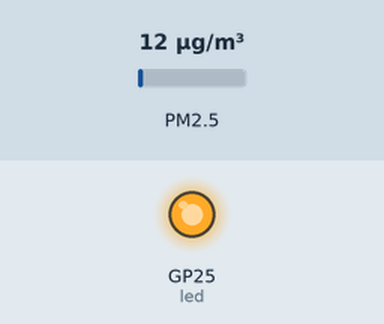
This program was run on a simulated Raspberry Pi Pico running CircuitPython. Parts: output pins drawn as LEDs (lit = HIGH). The inputs (shaded band) are chosen by the test bench; at power-on: PM2.5 12 µg/m³. WiFi joins after 1.5 s; values from a settings file that is not in the repository are placeholders; web requests get an empty 200 reply after 0.4 s; what the program prints to the serial console is not drawn.

Above: at 2.36 s.
At 33.6 s:
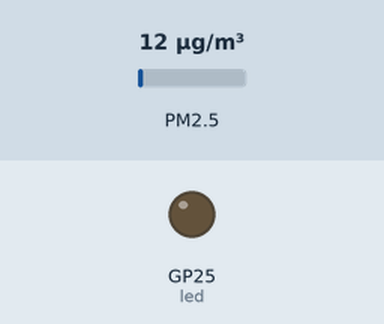
Timing chart, 0 to 83.3 s (numbered marks = the images above):
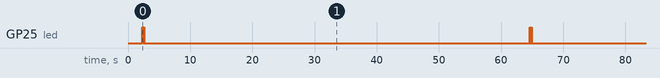

The program:

code.py
```python
"""
CircuitPython Version of Pico AQ Sensor
CircuitPython defaults to code.py
"""

import time
import board
import busio
import os
import ssl
import wifi
import socketpool
import microcontroller
import adafruit_requests
from digitalio import DigitalInOut, Direction, Pull
from adafruit_pm25.uart import PM25_UART
import ipaddress
import digitalio
import sys


# CircuitPython does not support enums at this time, using class to code errors
class Error:
    CONFIG_WIFI = 1
    CONFIG_ENDPOINT = 2
    WIFI_FAILURE = 3


class ServerLogType:
    INFO = "INFO"
    ERROR = "ERROR"


class ServerLogCode:
    WIFI_CONNECT_SUCCESS = 30
    WIFI_CONNECT_FAILED = 4
    WIFI_SOCKET_POOL_HUMAN_ERROR = 5
    WIFI_SOCKET_POOL_CREATION_ERROR = 6
    WIFI_REQUESTS_POTENTIAL_HUMAN_ERROR = 7
    WIFI_REQUESTS_CREATION_ERROR_UNDEFINED_POOL = 8
    WIFI_REQUESTS_CREATION_ERROR = 9
    SENSOR_UART_FAIL = 10
    SENSOR_PM25_CREATE_FAIL_NO_UART = 11
    SENSOR_PM25_CREATE_FAIL = 12
    SENSOR_PM25_UNDEFINED = 13
    SENSOR_PM25_READ_FAIL = 14
    DATA_POST_FAILED = 16
    DATA_POST_FAILED_MAX_RETRY = 18
    DEVICE_POWER_ON = 31
    WIFI_INITIAL_LOST = 44
    GENERAL_EXCEPTION = -9


class Config:
    def __init__(self, wifi_ssid: string, wifi_pass: string, data_url: string, log_url: string, client_key: string):
        self.wifi_ssid = wifi_ssid
        self.wifi_pass = wifi_pass
        self.data_url = data_url
        self.log_url = log_url
        self.client_key = client_key


class Sensor:
    def __init__(self):
        self.uart = None
        self.pm25 = None

        self.delay_between_attempts = 1
        self.max_attempts = 50

        self.init_uart()
        self.init_pm25()

    def init_uart(self):
        try:
            self.uart = busio.UART(board.GP0, board.GP1, baudrate=9600)
        except Exception as e:
            log_create(ServerLogType.ERROR, ServerLogCode.SENSOR_UART_FAIL, type(e).__name__ + ": " + str(e))

    def init_pm25(self):
        try:
            self.pm25 = PM25_UART(self.uart, None)  # 2nd parameter is reset pin
        except NameError as e:
            log_create(ServerLogType.ERROR, ServerLogCode.SENSOR_PM25_CREATE_FAIL_NO_UART,
                       type(e).__name__ + ": " + str(e))
        except Exception as e:
            log_create(ServerLogType.ERROR, ServerLogCode.SENSOR_PM25_CREATE_FAIL, type(e).__name__ + ": " + str(e))

    def read(self):
        for i in range(0, self.max_attempts):
            try:
                reading = self.pm25.read()
                aqdata = AQData(reading["pm10 env"], reading["pm25 env"], reading["pm100 env"])
                return aqdata
            except NameError as e:
                log_create(ServerLogType.ERROR, ServerLogCode.SENSOR_PM25_UNDEFINED, type(e).__name__ + ": " + str(e))
                time.sleep(self.delay_between_attempts)
            except Exception as e:
                print("Exception reading sensor: " + str(e) + ": retrying...")
                time.sleep(self.delay_between_attempts)

        log_create(ServerLogType.ERROR, ServerLogCode.SENSOR_PM25_READ_FAIL,
                   "PM25 Read Failure: Reached Max Retry Count: " + str(self.max_attempts))


class AQData:
    def __init__(self, pm10, pm25, pm100):
        self.pm10 = pm10
        self.pm25 = pm25
        self.pm100 = pm100


class Network:
    def __init__(self, config: Config):
        self.headers = {
            "Content-Type": "application/json",
            "x-api-key": config.client_key
        }
        self.config = config
        self.socketpool = None
        self.requests = None

        self.delay_between_attempts = 1
        self.max_attempts = 5

        self.init_socket_pool()
        self.init_requests()

    def init_socket_pool(self):
        attempts = 1

        while attempts <= self.max_attempts:
            try:
                self.socketpool = socketpool.SocketPool(wifi.radio)
                break  # Break of the loop if initialization is successful
            except (AttributeError, ValueError, TypeError, RuntimeError, SyntaxError) as e:
                print(type(e).__name__, ":", str(e))
                print("Potential human error")
                log_create(ServerLogType.ERROR, ServerLogCode.WIFI_SOCKET_POOL_HUMAN_ERROR,
                           type(e).__name__ + ": " + str(e))
                break  # Human Error
            except Exception as e:
                print("Caught", type(e).__name__, ":", str(e))
                print("Retrying Pool Creation, Attempt:", str(attempts + 1))
                log_create(ServerLogType.ERROR, ServerLogCode.WIFI_SOCKET_POOL_CREATION_ERROR,
                           type(e).__name__ + ": " + str(e))
                attempts += 1
                time.sleep(self.delay_between_attempts)
        else:
            print("Failed Pool Creation")

    def init_requests(self):
        attempts = 1

        while attempts <= self.max_attempts:
            try:
                self.requests = adafruit_requests.Session(self.socketpool, ssl.create_default_context())
                break  # Break of the loop if initialization is successful
            except (AttributeError, ValueError, TypeError, RuntimeError) as e:
                log_create(ServerLogType.ERROR, ServerLogCode.WIFI_REQUESTS_POTENTIAL_HUMAN_ERROR,
                           type(e).__name__ + ": " + str(e))
                break  # Human Error
            except NameError as e:
                log_create(ServerLogType.ERROR, ServerLogCode.WIFI_REQUESTS_CREATION_ERROR_UNDEFINED_POOL,
                           type(e).__name__ + ": " + str(e))
            except Exception as e:
                print("Retrying Session Creation, Attempt:", str(attempts + 1))
                log_create(ServerLogType.ERROR, ServerLogCode.WIFI_REQUESTS_CREATION_ERROR,
                           type(e).__name__ + ": " + str(e))
                attempts += 1
                time.sleep(self.delay_between_attempts)
        else:
            print("Failed Session Creation")

    def send_log_entry_to_server(self, log):
        # Don't log on failure that we cannot send the entry
        return self.send_data(config.log_url, log, False)

    def send_sensor_data_to_server(self, sensor_data: AQData):
        json_data = {"pm25": sensor_data.pm25,
                     "pm10": sensor_data.pm10,
                     "pm100": sensor_data.pm100
                     }
        return self.send_data(config.data_url, json_data)

    def send_data(self, url, data, should_log=True):
        if self.requests is not None:
            attempts = 1
            while attempts <= self.max_attempts:
                try:
                    response = self.requests.post(url, json=data, headers=self.headers)
                    if int(response.status_code) != 200:
                        # TODO: Blink failure
                        if should_log:
                            log_create(ServerLogType.ERROR, ServerLogCode.DATA_POST_FAILED,
                                       "Error: Received unexpected response from server." + response.status_code + response.text)
                        response.close()
                    else:
                        # TODO: Blink success
                        print("Success: Data sent to server.", response.status_code)
                        response.close()
                        return True
                except RuntimeError as re:
                    if should_log:
                        log_create(ServerLogType.ERROR, ServerLogCode.DATA_POST_FAILED,
                                   "Error: Timeout in sending data to server. Exception: " + str(re))
                    attempts += 1
                except Exception as e:
                    if should_log:
                        log_create(ServerLogType.ERROR, ServerLogCode.DATA_POST_FAILED,
                                   "Error: Exception in sending data to server. Exception: " + str(e))
                    print("Exception occurred in sending data to server:", type(e), str(e))
                    attempts += 1

                attempts += 1
                time.sleep(self.delay_between_attempts)

            print("Max retry of sending reached")
            if should_log:
                log_create(ServerLogType.ERROR, ServerLogCode.DATA_POST_FAILED_MAX_RETRY,
                           "Error: Max Retry Reached in Sending Data")
            return False

        else:
            print("Network requests have not yet been defined.")
            return False

    def is_connected(self):
        return wifi.radio.connected


def flash_led(error_type: int):
    for i in range(error_type):
        led.value = True
        time.sleep(1)
        led.value = False
        time.sleep(1)
    time.sleep(3)  # Circuit python has 5-second delay between errors, must not use 5 as value


def flash_led_active():
    for i in range(2):
        led.value = True
        time.sleep(0.1)
        led.value = False
        time.sleep(0.1)


def report_error(error_type, label):
    print("Error type:", error_type, label)
    for i in range(5):
        flash_led(error_type)


def load_toml_config():
    try:
        # Get configuration variables from settings.toml file
        wifi_ssid = os.getenv("WIFI_SSID")
        wifi_pass = os.getenv("WIFI_PASSWORD")

        data_endpoint_url = os.getenv("DATA_ENDPOINT_URL")
        log_endpoint_url = os.getenv("LOG_ENDPOINT_URL")
        client_key = os.getenv("CLIENT_KEY")

        if wifi_ssid is None or wifi_pass is None:
            report_error(Error.CONFIG_WIFI, "WiFi config missing from toml configuration.")
            return None
        elif data_endpoint_url is None or log_endpoint_url is None or client_key is None:
            report_error(Error.CONFIG_ENDPOINT, "Endpoint config missing from toml configuration.")
            return None

        config = Config(wifi_ssid, wifi_pass, data_endpoint_url, log_endpoint_url, client_key)

        return config
    except:
        return None


def connect_to_wifi(is_initial=True):
    attempts = 1
    delay = 1
    max_attempts = 25

    print("Attempting to Connect to SSID:", config.wifi_ssid)

    mac_address = [hex(i) for i in wifi.radio.mac_address]

    while attempts <= max_attempts:
        try:
            wifi.radio.connect(config.wifi_ssid, config.wifi_pass)
            if is_initial:
                log_create(ServerLogType.INFO, ServerLogCode.WIFI_CONNECT_SUCCESS,
                           "Successfully Connected to the wifi: " +
                           str(config.wifi_ssid) + " | " +
                           "Mac: " + str(mac_address) + " IP: " +
                           str(wifi.radio.ipv4_address) + " | Attempt: " + str(attempts))
            break
        except (ValueError, TypeError, RuntimeError, SyntaxError, KeyError, ConnectionError, Exception) as e:
            log_create(ServerLogType.ERROR, ServerLogCode.WIFI_CONNECT_FAILED,
                       "Unable to connect to wifi | Attempt: " + str(attempts) + "Exception:" + type(e).__name__ +
                       "Error:  " + str(e))

            print("Retrying connection, Attempt:", str(attempts))
            attempts += 1
            time.sleep(delay)
    else:
        # At this point, if we cannot connect to wifi after max attempts, report failure
        if is_initial:
            report_error(Error.WIFI_FAILURE, "Failed to Connect to WiFi")
        return False

    return True


def log_create(log_type, code, string):
    print("Log Created: ", log_type, code, string)
    log = {
        "type": log_type,  # "INFO" | "WARNING" | "ERROR"
        "code": code,
        "message": string
    }

    # Attempt to send log to server, if we cannot or network is not setup, append
    if network is None or not network.send_log_entry_to_server(log):
        log_list.append(log)


def print_sensor_data(sensor_data: AQData):
    print("Sensor Reading:", sensor_data.pm25, "pm25")


def flush_log():
    print("Attempting to Flush Log List")
    success = []
    for log in log_list:
        print("\tAttempting to send:", log)
        result = network.send_log_entry_to_server(log)
        if result == False:
            print("\tUnable to send log entry:", log)
        else:
            print("\tSent log entry", log)
            success.append(log)

    # Remove the entries that were successful
    for log in success:
        log_list.remove(log)


'''
Define variables and globals we will use throughout
'''
# Time between readings
delay = 60

# Defines led for testing
led = digitalio.DigitalInOut(board.LED)
led.direction = digitalio.Direction.OUTPUT

# Log list will hold a queue of logs to send to the server
log_list = []

# Config and network will be used globally, so declare here
config = None
network = None

'''
Main Execution
'''
log_create(ServerLogType.INFO, ServerLogCode.DEVICE_POWER_ON, "Pico Powered On")
config = load_toml_config()
while config is None:
    report_error(Error.CONFIG_WIFI, "None config returned")
    config = load_toml_config()

# Initialize wifi, network, and sensor
connect_to_wifi()
network = Network(config)
flush_log()
sensor = Sensor()

# Read sensor and post data to server
while True:
    try:
        flash_led_active()
        connected = connect_to_wifi(False)
        if connected:
            print("Network is connected: ")
            data = sensor.read()
            print("Sensor data received:", data.pm25)
            print_sensor_data(data)
            network.send_sensor_data_to_server(data)

            # Make sure any log entries are sent
            flush_log()

            print("Attempting next reading in", delay, "seconds")
            time.sleep(delay)
        else:
            log_create(ServerLogType.INFO, ServerLogCode.WIFI_INITIAL_LOST, "Initial WiFi Lost - Recreating")
            network = Network(config)
    except Exception as e:
        log_create(ServerLogType.ERROR, ServerLogCode.GENERAL_EXCEPTION,
                   "An general exception occurred" + str(e) + type(e))
    except Error as e:
        log_create(ServerLogType.ERROR, ServerLogCode.GENERAL_EXCEPTION,
                   "An general exception occurred" + str(e) + type(e))
```

Measured:
- by itself, GP25 (led): repeats every 62.3 s: LOW 0.10 s, HIGH 0.10 s, LOW 62.0 s, HIGH 0.10 s
- by itself, everything shown: repeats every 62.3 s, in 4 steps
